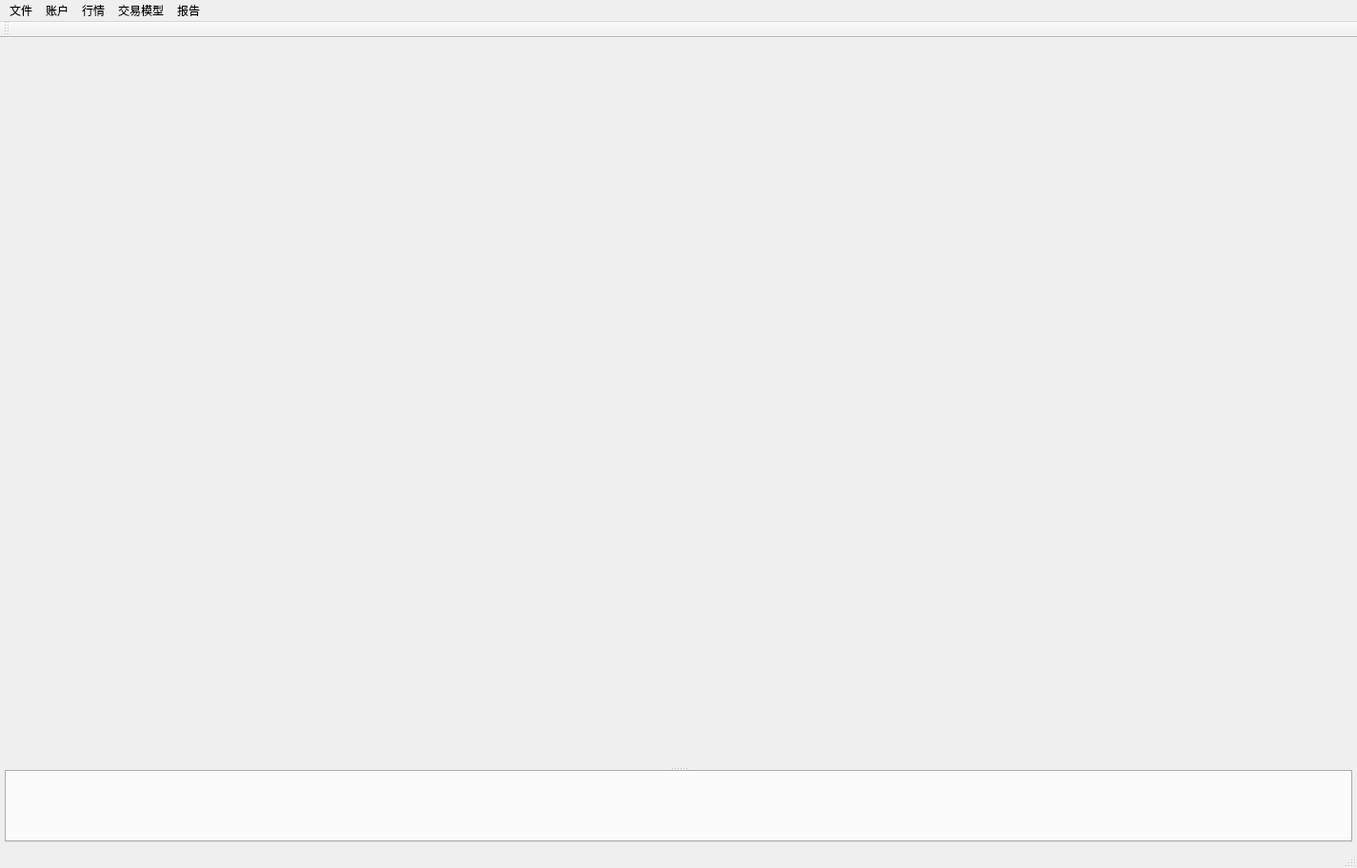
<?xml version="1.0" encoding="UTF-8"?>
<ui version="4.0">
 <class>MainWindow</class>
 <widget class="QMainWindow" name="MainWindow">
  <property name="geometry">
   <rect>
    <x>0</x>
    <y>0</y>
    <width>1425</width>
    <height>912</height>
   </rect>
  </property>
  <property name="sizePolicy">
   <sizepolicy hsizetype="Expanding" vsizetype="Expanding">
    <horstretch>0</horstretch>
    <verstretch>0</verstretch>
   </sizepolicy>
  </property>
  <property name="contextMenuPolicy">
   <enum>Qt::DefaultContextMenu</enum>
  </property>
  <property name="windowTitle">
   <string>小蜜蜂套利交易系统</string>
  </property>
  <property name="windowIcon">
   <iconset resource="img.qrc">
    <normaloff>:/image/bee.ico</normaloff>:/image/bee.ico</iconset>
  </property>
  <widget class="QWidget" name="centralWidget">
   <property name="sizePolicy">
    <sizepolicy hsizetype="Preferred" vsizetype="Preferred">
     <horstretch>0</horstretch>
     <verstretch>0</verstretch>
    </sizepolicy>
   </property>
   <layout class="QVBoxLayout" name="verticalLayout">
    <property name="spacing">
     <number>5</number>
    </property>
    <property name="margin">
     <number>5</number>
    </property>
    <item>
     <widget class="QSplitter" name="splitter_mainwindow">
      <property name="sizePolicy">
       <sizepolicy hsizetype="Expanding" vsizetype="Preferred">
        <horstretch>0</horstretch>
        <verstretch>0</verstretch>
       </sizepolicy>
      </property>
      <property name="orientation">
       <enum>Qt::Vertical</enum>
      </property>
      <property name="handleWidth">
       <number>2</number>
      </property>
      <property name="childrenCollapsible">
       <bool>false</bool>
      </property>
      <widget class="QAccountWidget" name="widget_QAccountWidget" native="true">
       <property name="sizePolicy">
        <sizepolicy hsizetype="Expanding" vsizetype="Preferred">
         <horstretch>0</horstretch>
         <verstretch>0</verstretch>
        </sizepolicy>
       </property>
       <property name="minimumSize">
        <size>
         <width>0</width>
         <height>0</height>
        </size>
       </property>
      </widget>
      <widget class="QTabWidget" name="tab_records">
       <property name="sizePolicy">
        <sizepolicy hsizetype="Expanding" vsizetype="Preferred">
         <horstretch>0</horstretch>
         <verstretch>0</verstretch>
        </sizepolicy>
       </property>
       <property name="minimumSize">
        <size>
         <width>0</width>
         <height>0</height>
        </size>
       </property>
       <property name="currentIndex">
        <number>-1</number>
       </property>
      </widget>
     </widget>
    </item>
   </layout>
  </widget>
  <widget class="QMenuBar" name="menuBar">
   <property name="geometry">
    <rect>
     <x>0</x>
     <y>0</y>
     <width>1425</width>
     <height>26</height>
    </rect>
   </property>
   <widget class="QMenu" name="menu_file">
    <property name="title">
     <string>文件</string>
    </property>
   </widget>
   <widget class="QMenu" name="menu_account">
    <property name="title">
     <string>账户</string>
    </property>
   </widget>
   <widget class="QMenu" name="menu_market">
    <property name="title">
     <string>行情</string>
    </property>
   </widget>
   <widget class="QMenu" name="menu_trademodel">
    <property name="title">
     <string>交易模型</string>
    </property>
   </widget>
   <widget class="QMenu" name="menu_report">
    <property name="title">
     <string>报告</string>
    </property>
   </widget>
   <addaction name="menu_file"/>
   <addaction name="menu_account"/>
   <addaction name="menu_market"/>
   <addaction name="menu_trademodel"/>
   <addaction name="menu_report"/>
  </widget>
  <widget class="QStatusBar" name="statusBar"/>
  <widget class="QToolBar" name="toolBar">
   <property name="windowTitle">
    <string>toolBar</string>
   </property>
   <attribute name="toolBarArea">
    <enum>TopToolBarArea</enum>
   </attribute>
   <attribute name="toolBarBreak">
    <bool>false</bool>
   </attribute>
  </widget>
 </widget>
 <customwidgets>
  <customwidget>
   <class>QAccountWidget</class>
   <extends>QWidget</extends>
   <header>qaccountwidget.h</header>
   <container>1</container>
  </customwidget>
 </customwidgets>
 <resources>
  <include location="img.qrc"/>
 </resources>
 <connections/>
 <designerdata>
  <property name="gridDeltaX">
   <number>2</number>
  </property>
  <property name="gridDeltaY">
   <number>2</number>
  </property>
  <property name="gridSnapX">
   <bool>true</bool>
  </property>
  <property name="gridSnapY">
   <bool>true</bool>
  </property>
  <property name="gridVisible">
   <bool>true</bool>
  </property>
 </designerdata>
</ui>
